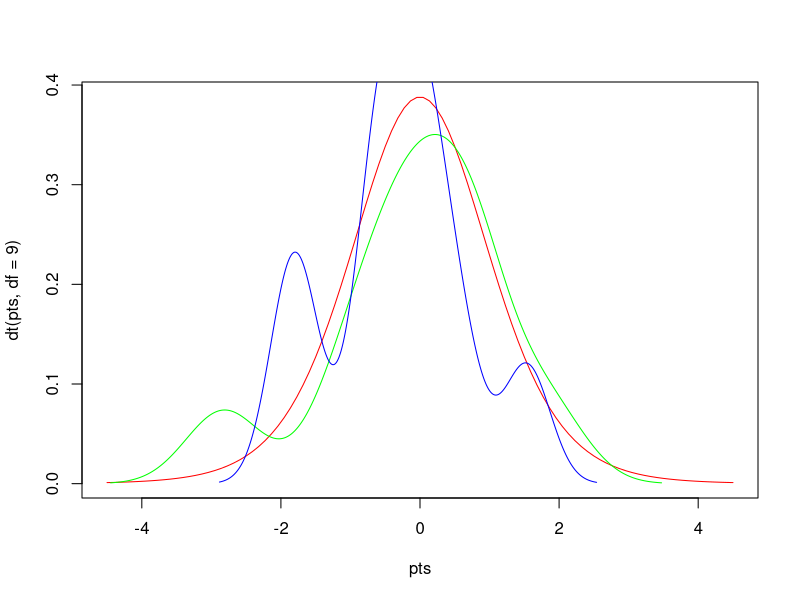

Generate this figure with R:
# Author: Shone, Date: August 20, 2021, Purpose: Calculate T-Test

# Creat 2 groups
x = rnorm(10)
y = rnorm(10)
pts = seq(-4.5,4.5,length=100)
plot(pts,dt(pts,df=9),col='red',type='l')
lines(density(x), col='green')
lines(density(y), col='blue')

# Calculate T-test from following function:

ttest=t.test(x,y)